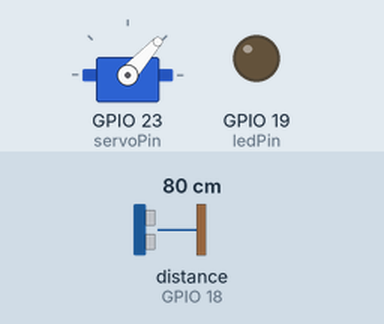
Simulated run of this sketch. Board: ESP32. On the bench: servo, output pins drawn as LEDs (lit = HIGH). Wiring (inferred from the names in the program): ultrasonic range finder: trigger GPIO 5; echo GPIO 18. Inputs (shaded band) come from the test bench; at power-on: distance to the obstacle (sensor on GPIO 18) 80 cm. The echo pulse lasts 58.3 µs per cm; WiFi joins after 1.5 s; servers stay silent unless stated; pins used as bus, display or sensor lines are not drawn; what the sketch prints to the serial monitor is not drawn.

Above: at 2.7 s.
2.8 s: distance to the obstacle (sensor on GPIO 18) set to 2 cm
At 3.23 s:
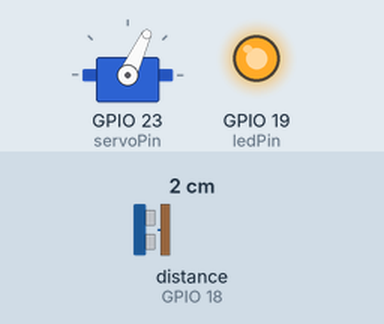
5.8 s: distance to the obstacle (sensor on GPIO 18) set to 19 cm
8.8 s: distance to the obstacle (sensor on GPIO 18) set to 23 cm
At 9.2 s:
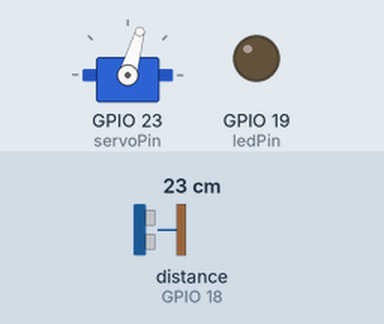
11.8 s: distance to the obstacle (sensor on GPIO 18) set to 4 cm
At 12.07 s:
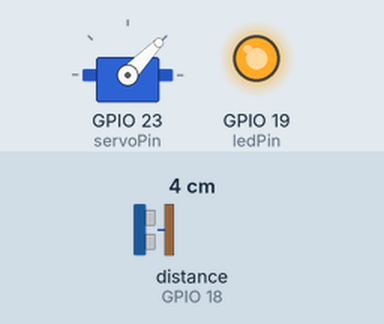
14.8 s: distance to the obstacle (sensor on GPIO 18) set to 250 cm
At 15.3 s:
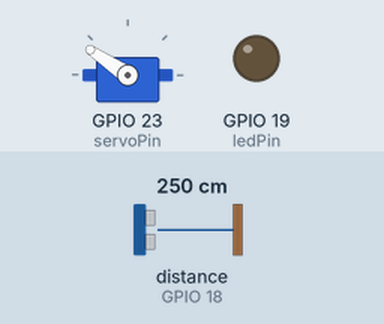
17.8 s: distance to the obstacle (sensor on GPIO 18) set to 9 cm
At 18.27 s:
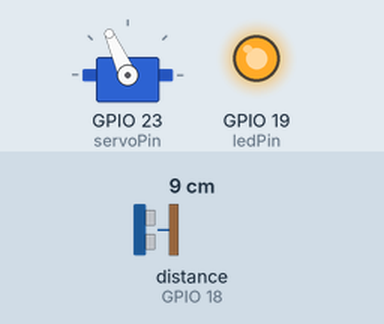
Timing chart, 0 to 21.8 s (numbered marks = the images above; inputs shaded):
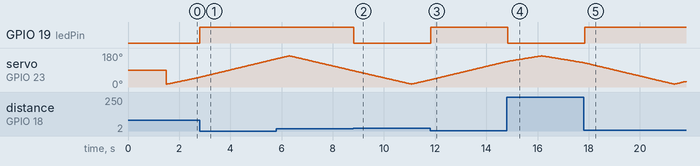

Measured:
- the behaviour switches between 20 and 21 cm on distance to the obstacle (sensor on GPIO 18) (found by bisection; images 1 and 2)
- after the input at 2.8 s, GPIO 19 (ledPin): LOW → HIGH at once
- after the input at 8.8 s, GPIO 19 (ledPin): HIGH → LOW at once
- after the input at 11.8 s, GPIO 19 (ledPin): LOW → HIGH at once
- after the input at 14.8 s, GPIO 19 (ledPin): HIGH → LOW at once
- after the input at 17.8 s, GPIO 19 (ledPin): LOW → HIGH at once

The sketch:

esp32_radar_scanner.ino.ino
```cpp
#include <WiFi.h>
#include <WebServer.h>
#include <ESP32Servo.h>

const char* ssid = "YOUR_ACTUAL_WIFI_NAME";
const char* password = "YOUR_WIFI_PASSWORD";

WebServer server(80);

const int trigPin = 5;
const int echoPin = 18;
const int servoPin = 23;
const int ledPin = 19;

Servo myServo;

int currentAngle = 15;
bool sweepForward = true;

long duration;
int distanceValue;

void handleData() {

  String json = "{";
  json += "\"angle\":" + String(currentAngle) + ",";
  json += "\"distance\":" + String(distanceValue);
  json += "}";

  server.sendHeader("Access-Control-Allow-Origin", "*");
  server.send(200, "application/json", json);
}

void setup() {

  Serial.begin(115200);

  pinMode(trigPin, OUTPUT);
  pinMode(echoPin, INPUT);
  pinMode(ledPin, OUTPUT);

  myServo.attach(servoPin);

  WiFi.begin(ssid, password);

  Serial.print("Connecting");

  while(WiFi.status() != WL_CONNECTED) {

    delay(500);
    Serial.print(".");
  }

  Serial.println("");
  Serial.println("WiFi Connected");

  Serial.print("ESP32 IP Address: ");
  Serial.println(WiFi.localIP());

  server.on("/data", handleData);

  server.begin();
}

void loop() {

  server.handleClient();

  myServo.write(currentAngle);

  delay(30);

  distanceValue = calculateDistance();

  if(distanceValue < 20) {
    digitalWrite(ledPin, HIGH);
  }
  else {
    digitalWrite(ledPin, LOW);
  }

  if(sweepForward)
    currentAngle++;
  else
    currentAngle--;

  if(currentAngle >= 165)
    sweepForward = false;

  if(currentAngle <= 15)
    sweepForward = true;
}

int calculateDistance() {

  digitalWrite(trigPin, LOW);
  delayMicroseconds(2);

  digitalWrite(trigPin, HIGH);
  delayMicroseconds(10);

  digitalWrite(trigPin, LOW);

  duration = pulseIn(echoPin, HIGH);

  int distance = duration * 0.034 / 2;

  return distance;
}
```
